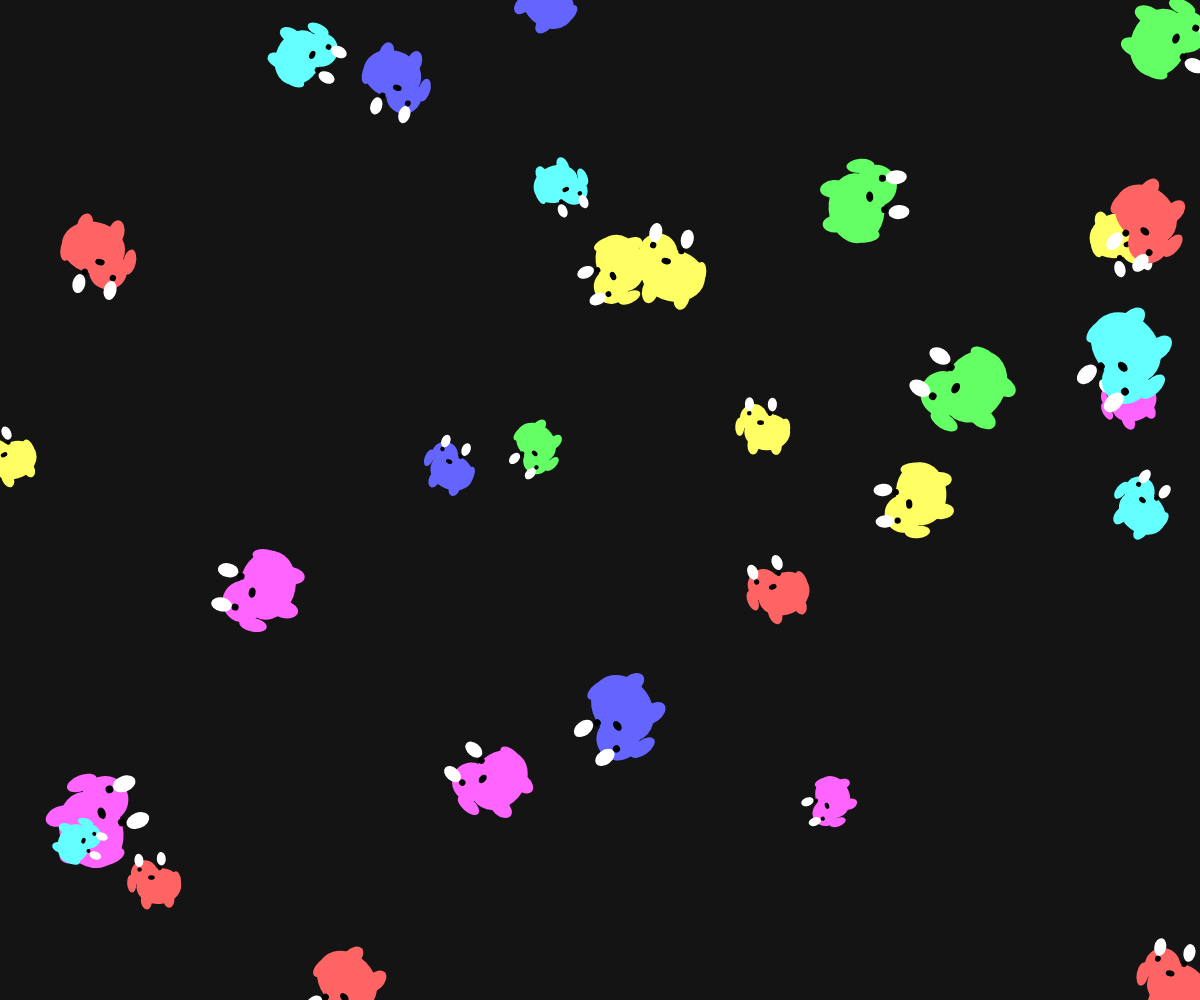
Frame 1 (no input)
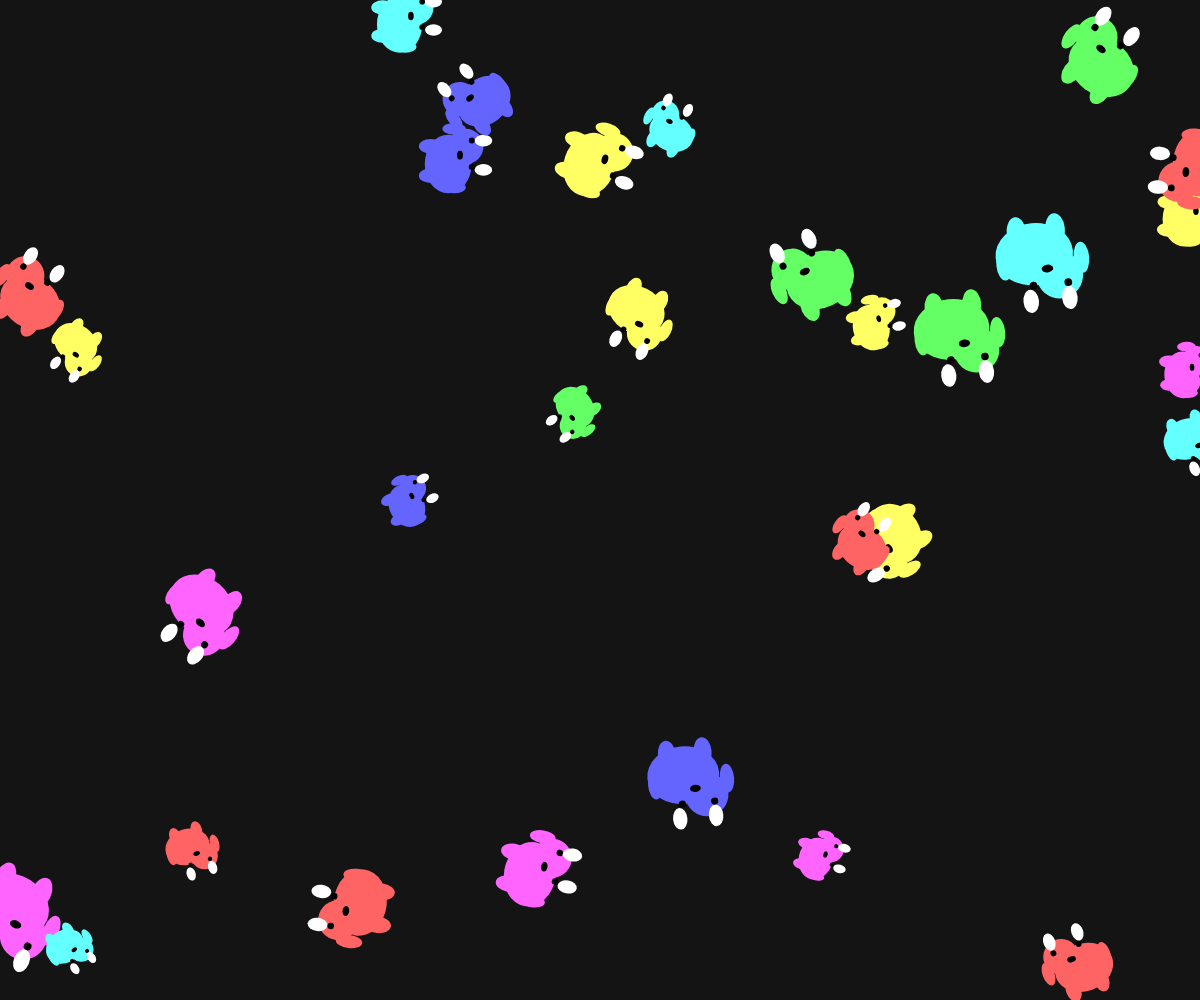
Frame 60 (no input)
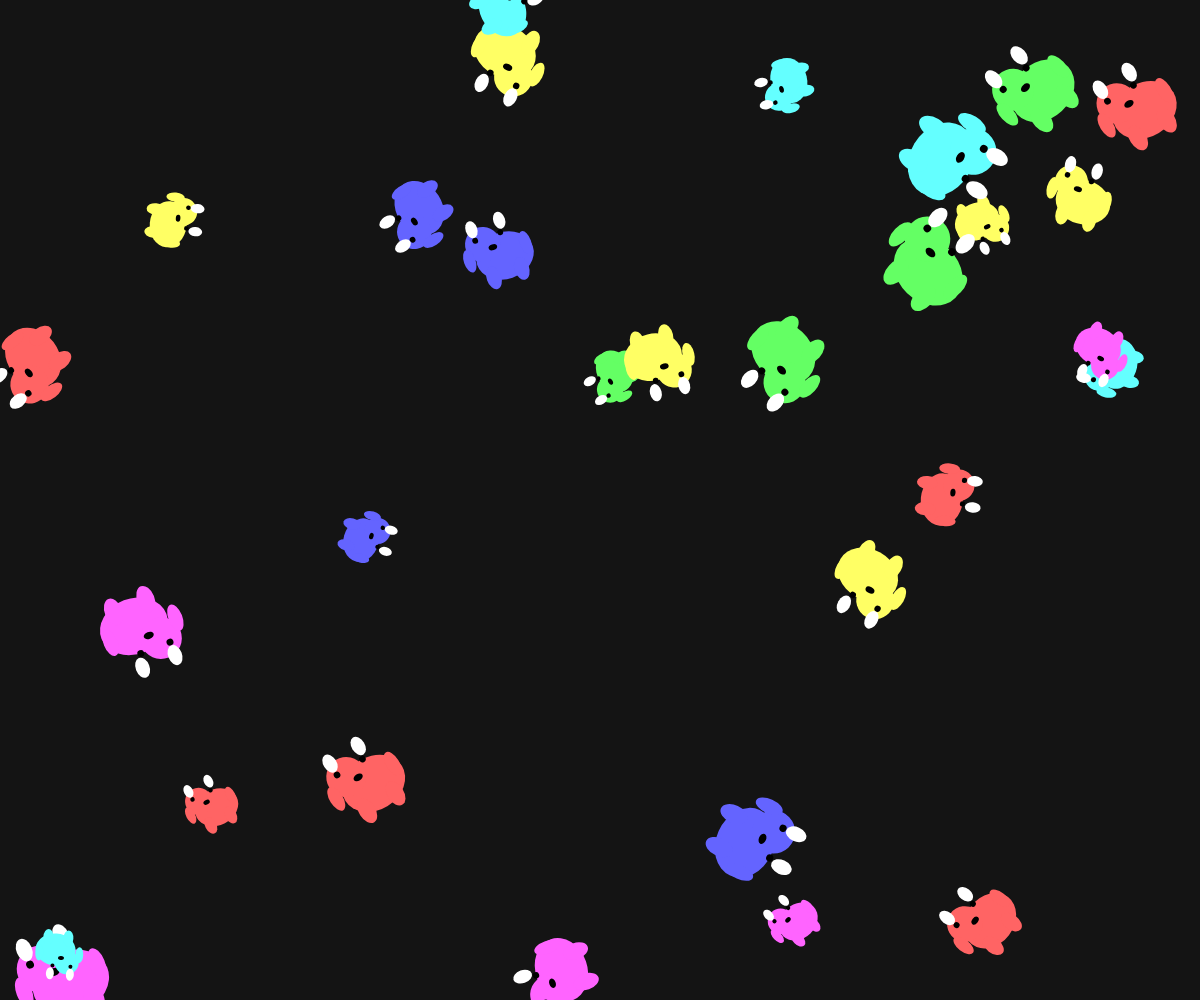
Frame 120 (the mouse pressed at the canvas centre since frame 60)

The p5.js sketch that drew these frames (run headless with seeded random() and noise() and a simulated clock; from frame 60 on, the mouse is pressed at the canvas centre):

// p5.js sketch
// ── sketch.js
let bears = [];
const bearCount = 30;
const colors = [
  [255, 100, 100], // red
  [100, 255, 100], // green
  [100, 100, 255], // blue
  [255, 255, 100], // yellow
  [255, 100, 255], // magenta
  [100, 255, 255]  // cyan
];

function setup() {
  createCanvas(windowWidth, windowHeight);
  noStroke();
  
  for (let i = 0; i < bearCount; i++) {
    bears.push({
      x: random(width),
      y: random(height),
      size: random(40, 80),
      vx: random(-2, 2),
      vy: random(-2, 2),
      color: random(colors),
      rotation: random(TWO_PI),
      rotationSpeed: random(-0.05, 0.05),
      sway: random(TWO_PI),
      swaySpeed: random(0.01, 0.03)
    });
  }
}

function draw() {
  background(20);
  
  for (let bear of bears) {
    // Update position
    bear.x += bear.vx;
    bear.y += bear.vy;
    
    // Update rotation
    bear.rotation += bear.rotationSpeed;
    
    // Update sway
    bear.sway += bear.swaySpeed;
    
    // Bounce off edges
    if (bear.x < 0 || bear.x > width) {
      bear.vx *= -1;
    }
    if (bear.y < 0 || bear.y > height) {
      bear.vy *= -1;
    }
    
    // Keep on screen
    bear.x = constrain(bear.x, 0, width);
    bear.y = constrain(bear.y, 0, height);
    
    // Draw bear body
    push();
    translate(bear.x, bear.y);
    rotate(bear.rotation);
    
    // Body
    fill(bear.color[0], bear.color[1], bear.color[2]);
    ellipse(0, 0, bear.size, bear.size * 0.8);
    
    // Head
    ellipse(-bear.size * 0.3, -bear.size * 0.3, bear.size * 0.6, bear.size * 0.6);
    
    // Ears
    fill(255);
    ellipse(-bear.size * 0.4, -bear.size * 0.6, bear.size * 0.2, bear.size * 0.3);
    ellipse(bear.size * 0.1, -bear.size * 0.6, bear.size * 0.2, bear.size * 0.3);
    
    // Eyes
    fill(0);
    ellipse(-bear.size * 0.4, -bear.size * 0.4, bear.size * 0.1, bear.size * 0.1);
    ellipse(bear.size * 0.05, -bear.size * 0.4, bear.size * 0.1, bear.size * 0.1);
    
    // Nose
    fill(0);
    ellipse(-bear.size * 0.15, -bear.size * 0.2, bear.size * 0.15, bear.size * 0.1);
    
    pop();
    
    // Draw arms and legs with swaying motion
    push();
    translate(bear.x, bear.y);
    rotate(bear.rotation);
    
    const swayOffset = sin(bear.sway) * 0.5;
    
    // Arms
    fill(bear.color[0], bear.color[1], bear.color[2]);
    ellipse(-bear.size * 0.6, -bear.size * 0.1, bear.size * 0.2, bear.size * 0.4);
    ellipse(bear.size * 0.4, -bear.size * 0.1, bear.size * 0.2, bear.size * 0.4);
    
    // Legs
    ellipse(-bear.size * 0.3, bear.size * 0.3, bear.size * 0.25, bear.size * 0.4);
    ellipse(bear.size * 0.2, bear.size * 0.3, bear.size * 0.25, bear.size * 0.4);
    
    pop();
  }
}

function windowResized() {
  resizeCanvas(windowWidth, windowHeight);
}
